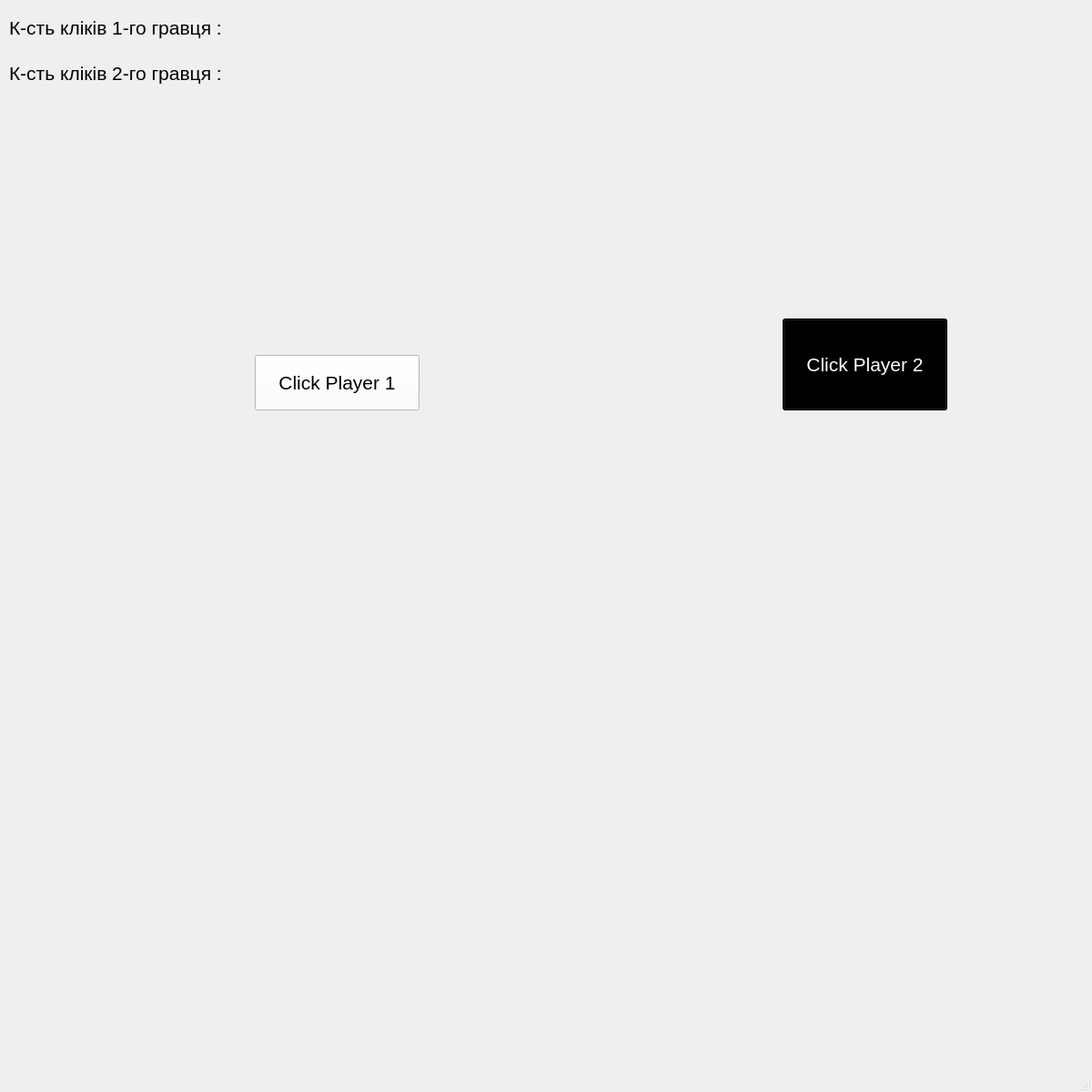
<?xml version="1.0" encoding="UTF-8"?>
<ui version="4.0">
 <class>MainWindow</class>
 <widget class="QMainWindow" name="MainWindow">
  <property name="geometry">
   <rect>
    <x>0</x>
    <y>0</y>
    <width>1200</width>
    <height>1200</height>
   </rect>
  </property>
  <property name="windowTitle">
   <string>Laba2</string>
  </property>
  <widget class="QWidget" name="centralwidget">
   <widget class="QPushButton" name="btn1">
    <property name="enabled">
     <bool>true</bool>
    </property>
    <property name="geometry">
     <rect>
      <x>280</x>
      <y>390</y>
      <width>181</width>
      <height>61</height>
     </rect>
    </property>
    <property name="font">
     <font>
      <pointsize>16</pointsize>
     </font>
    </property>
    <property name="styleSheet">
     <string notr="true">background-color:white;
color: black;</string>
    </property>
    <property name="text">
     <string>Click Player 1</string>
    </property>
   </widget>
   <widget class="QPushButton" name="btn2">
    <property name="geometry">
     <rect>
      <x>860</x>
      <y>350</y>
      <width>181</width>
      <height>101</height>
     </rect>
    </property>
    <property name="palette">
     <palette>
      <active>
       <colorrole role="WindowText">
        <brush brushstyle="SolidPattern">
         <color alpha="255">
          <red>255</red>
          <green>255</green>
          <blue>255</blue>
         </color>
        </brush>
       </colorrole>
       <colorrole role="Button">
        <brush brushstyle="SolidPattern">
         <color alpha="255">
          <red>0</red>
          <green>0</green>
          <blue>0</blue>
         </color>
        </brush>
       </colorrole>
       <colorrole role="Text">
        <brush brushstyle="SolidPattern">
         <color alpha="255">
          <red>255</red>
          <green>255</green>
          <blue>255</blue>
         </color>
        </brush>
       </colorrole>
       <colorrole role="ButtonText">
        <brush brushstyle="SolidPattern">
         <color alpha="255">
          <red>255</red>
          <green>255</green>
          <blue>255</blue>
         </color>
        </brush>
       </colorrole>
       <colorrole role="Base">
        <brush brushstyle="SolidPattern">
         <color alpha="255">
          <red>0</red>
          <green>0</green>
          <blue>0</blue>
         </color>
        </brush>
       </colorrole>
       <colorrole role="Window">
        <brush brushstyle="SolidPattern">
         <color alpha="255">
          <red>0</red>
          <green>0</green>
          <blue>0</blue>
         </color>
        </brush>
       </colorrole>
       <colorrole role="Highlight">
        <brush brushstyle="SolidPattern">
         <color alpha="255">
          <red>75</red>
          <green>215</green>
          <blue>115</blue>
         </color>
        </brush>
       </colorrole>
       <colorrole role="Link">
        <brush brushstyle="SolidPattern">
         <color alpha="255">
          <red>98</red>
          <green>122</green>
          <blue>255</blue>
         </color>
        </brush>
       </colorrole>
       <colorrole role="PlaceholderText">
        <brush brushstyle="NoBrush">
         <color alpha="128">
          <red>255</red>
          <green>255</green>
          <blue>255</blue>
         </color>
        </brush>
       </colorrole>
      </active>
      <inactive>
       <colorrole role="WindowText">
        <brush brushstyle="SolidPattern">
         <color alpha="255">
          <red>255</red>
          <green>255</green>
          <blue>255</blue>
         </color>
        </brush>
       </colorrole>
       <colorrole role="Button">
        <brush brushstyle="SolidPattern">
         <color alpha="255">
          <red>0</red>
          <green>0</green>
          <blue>0</blue>
         </color>
        </brush>
       </colorrole>
       <colorrole role="Text">
        <brush brushstyle="SolidPattern">
         <color alpha="255">
          <red>255</red>
          <green>255</green>
          <blue>255</blue>
         </color>
        </brush>
       </colorrole>
       <colorrole role="ButtonText">
        <brush brushstyle="SolidPattern">
         <color alpha="255">
          <red>255</red>
          <green>255</green>
          <blue>255</blue>
         </color>
        </brush>
       </colorrole>
       <colorrole role="Base">
        <brush brushstyle="SolidPattern">
         <color alpha="255">
          <red>0</red>
          <green>0</green>
          <blue>0</blue>
         </color>
        </brush>
       </colorrole>
       <colorrole role="Window">
        <brush brushstyle="SolidPattern">
         <color alpha="255">
          <red>0</red>
          <green>0</green>
          <blue>0</blue>
         </color>
        </brush>
       </colorrole>
       <colorrole role="Highlight">
        <brush brushstyle="SolidPattern">
         <color alpha="255">
          <red>75</red>
          <green>215</green>
          <blue>115</blue>
         </color>
        </brush>
       </colorrole>
       <colorrole role="Link">
        <brush brushstyle="SolidPattern">
         <color alpha="255">
          <red>98</red>
          <green>122</green>
          <blue>255</blue>
         </color>
        </brush>
       </colorrole>
       <colorrole role="PlaceholderText">
        <brush brushstyle="NoBrush">
         <color alpha="128">
          <red>255</red>
          <green>255</green>
          <blue>255</blue>
         </color>
        </brush>
       </colorrole>
      </inactive>
      <disabled>
       <colorrole role="WindowText">
        <brush brushstyle="SolidPattern">
         <color alpha="255">
          <red>255</red>
          <green>255</green>
          <blue>255</blue>
         </color>
        </brush>
       </colorrole>
       <colorrole role="Button">
        <brush brushstyle="SolidPattern">
         <color alpha="255">
          <red>0</red>
          <green>0</green>
          <blue>0</blue>
         </color>
        </brush>
       </colorrole>
       <colorrole role="Text">
        <brush brushstyle="SolidPattern">
         <color alpha="255">
          <red>255</red>
          <green>255</green>
          <blue>255</blue>
         </color>
        </brush>
       </colorrole>
       <colorrole role="ButtonText">
        <brush brushstyle="SolidPattern">
         <color alpha="255">
          <red>255</red>
          <green>255</green>
          <blue>255</blue>
         </color>
        </brush>
       </colorrole>
       <colorrole role="Base">
        <brush brushstyle="SolidPattern">
         <color alpha="255">
          <red>0</red>
          <green>0</green>
          <blue>0</blue>
         </color>
        </brush>
       </colorrole>
       <colorrole role="Window">
        <brush brushstyle="SolidPattern">
         <color alpha="255">
          <red>0</red>
          <green>0</green>
          <blue>0</blue>
         </color>
        </brush>
       </colorrole>
       <colorrole role="Highlight">
        <brush brushstyle="SolidPattern">
         <color alpha="255">
          <red>0</red>
          <green>120</green>
          <blue>215</blue>
         </color>
        </brush>
       </colorrole>
       <colorrole role="Link">
        <brush brushstyle="SolidPattern">
         <color alpha="255">
          <red>98</red>
          <green>122</green>
          <blue>255</blue>
         </color>
        </brush>
       </colorrole>
       <colorrole role="PlaceholderText">
        <brush brushstyle="NoBrush">
         <color alpha="128">
          <red>255</red>
          <green>255</green>
          <blue>255</blue>
         </color>
        </brush>
       </colorrole>
      </disabled>
     </palette>
    </property>
    <property name="font">
     <font>
      <pointsize>16</pointsize>
     </font>
    </property>
    <property name="styleSheet">
     <string notr="true">background-color:black;
color:white;</string>
    </property>
    <property name="text">
     <string>Click Player 2</string>
    </property>
   </widget>
   <widget class="QLabel" name="label1">
    <property name="geometry">
     <rect>
      <x>10</x>
      <y>10</y>
      <width>251</width>
      <height>41</height>
     </rect>
    </property>
    <property name="font">
     <font>
      <pointsize>16</pointsize>
     </font>
    </property>
    <property name="text">
     <string>К-сть кліків 1-го гравця :</string>
    </property>
   </widget>
   <widget class="QLabel" name="label_2">
    <property name="geometry">
     <rect>
      <x>10</x>
      <y>60</y>
      <width>251</width>
      <height>41</height>
     </rect>
    </property>
    <property name="font">
     <font>
      <pointsize>16</pointsize>
     </font>
    </property>
    <property name="text">
     <string>К-сть кліків 2-го гравця :</string>
    </property>
   </widget>
   <widget class="QLabel" name="scoreCountButton1">
    <property name="geometry">
     <rect>
      <x>270</x>
      <y>15</y>
      <width>81</width>
      <height>31</height>
     </rect>
    </property>
    <property name="font">
     <font>
      <pointsize>16</pointsize>
     </font>
    </property>
    <property name="text">
     <string/>
    </property>
   </widget>
   <widget class="QLabel" name="scoreCountButton2">
    <property name="geometry">
     <rect>
      <x>260</x>
      <y>65</y>
      <width>91</width>
      <height>31</height>
     </rect>
    </property>
    <property name="font">
     <font>
      <pointsize>16</pointsize>
     </font>
    </property>
    <property name="text">
     <string/>
    </property>
   </widget>
  </widget>
  <widget class="QMenuBar" name="menubar">
   <property name="geometry">
    <rect>
     <x>0</x>
     <y>0</y>
     <width>1200</width>
     <height>20</height>
    </rect>
   </property>
  </widget>
  <widget class="QStatusBar" name="statusbar"/>
 </widget>
 <resources/>
 <connections/>
</ui>
